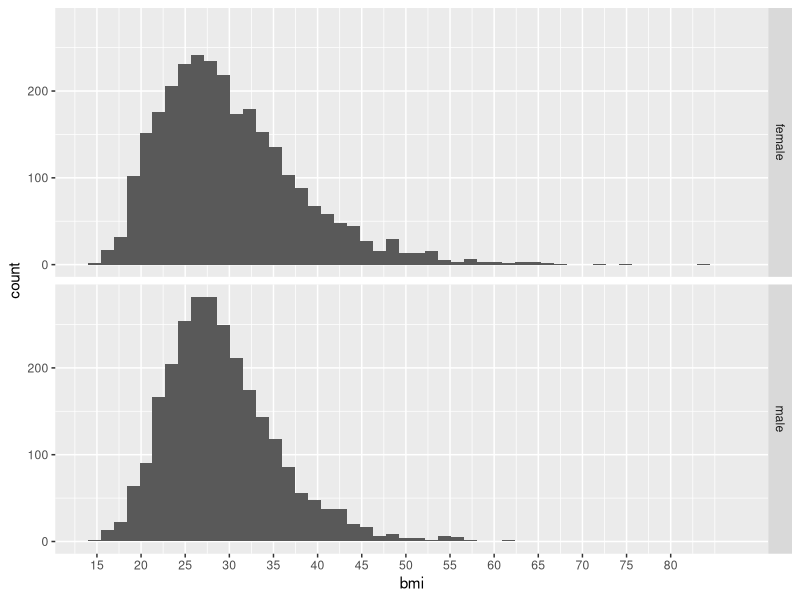
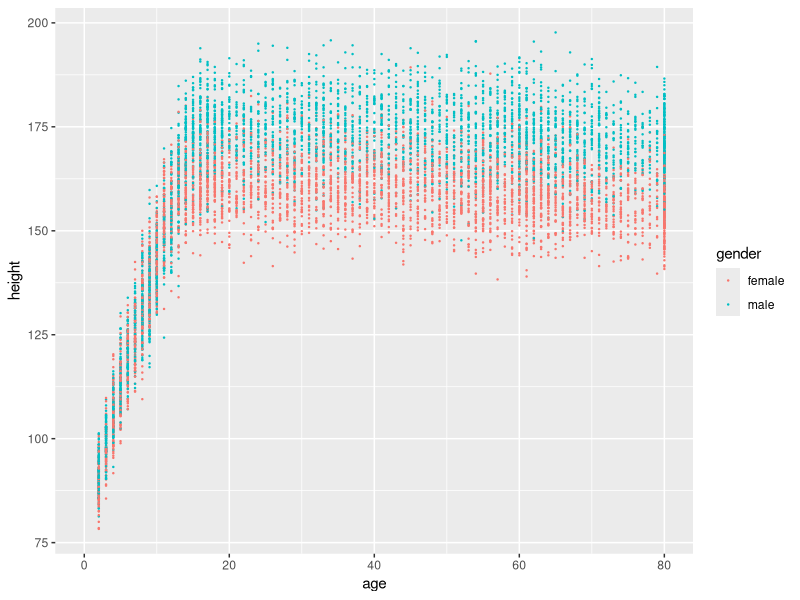
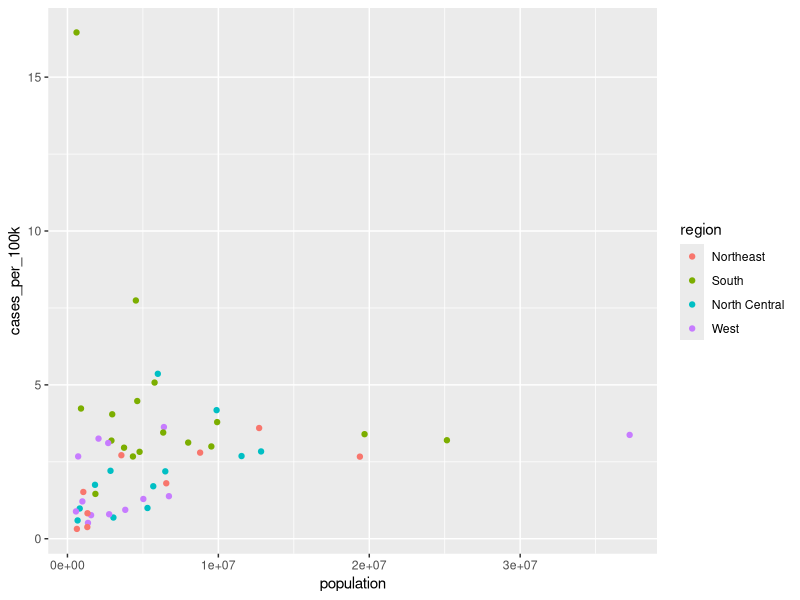
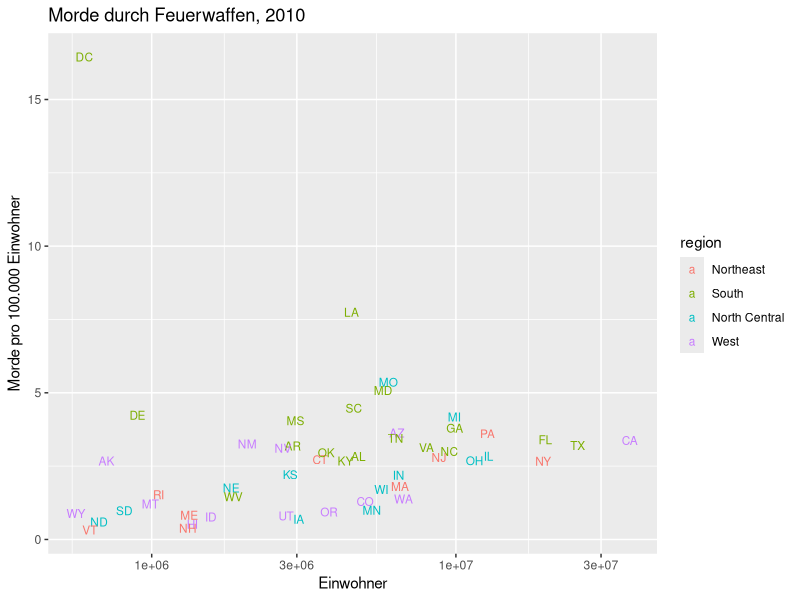

The R script that drew these images, in order:
## ---- chunk 1
library( tidyverse )
## ---- chunk 2
nhanes <- read_csv( "Downloads/nhanes.csv")
## ---- chunk 3
nhanes
## ---- chunk 4
mutate( nhanes, bmi = weight / (height/100)^2 )
## ---- chunk 5
nhanes %>% mutate( bmi = weight / (height/100)^2 )
## ---- chunk 6
nhanes %>% filter( age >= 18 )
## ---- chunk 7
5533 / 8704 * 100
## ---- chunk 8
nhanes %>%
filter( age >= 18 ) %>%
mutate( bmi = weight / (height/100)^2 ) %>%
filter( bmi > 25 )
## ---- chunk 9
3952 / 5533
## ---- chunk 10
nhanes %>%
filter( age >= 18 ) %>%
mutate( bmi = weight / (height/100)^2 ) -> nhanes_adults
## ---- chunk 11
nhanes_adults %>%
ggplot( aes( x=bmi ) ) + 
  geom_histogram( bins=50 ) +
  facet_grid( rows="gender" ) +
  scale_x_continuous( breaks=seq( 15, 80, 5 ) )
## ---- chunk 12
nhanes %>%
ggplot( aes( x=age, y=height, color=gender ) ) +
  geom_point( size=.2 )
## ---- chunk 13
library( dslabs )

murders %>%
mutate( cases_per_100k = total / population * 1e5 ) %>%
ggplot( aes( x=population, y=cases_per_100k, col=region, label=abb ) ) +
  geom_point()
## ---- chunk 14
library( dslabs )

murders %>%
mutate( cases_per_100k = total / population * 1e5 ) %>%
ggplot( aes( x=population, y=cases_per_100k, col=region, label=abb ) ) +
  geom_text( size=3 ) + scale_x_log10() + xlab( "Einwohner" ) + 
  ylab( "Morde pro 100.000 Einwohner" ) + ggtitle( "Morde durch Feuerwaffen, 2010")
